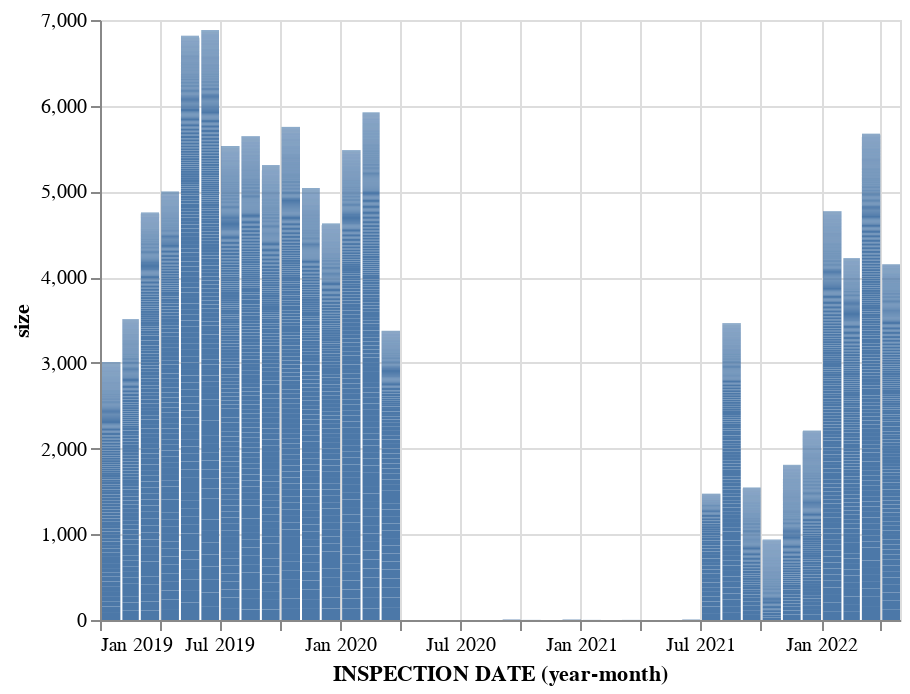

The notebook cell this image was saved under:
### Code cell
alt.Chart(rests_by_date).mark_bar().encode(
    x ="yearmonth(INSPECTION DATE)",
    y="size",
    # facet="BORO",
)

### Figure 1 — Vega-Lite specification as saved in the notebook (floating-point values rounded to 4 significant figures; data arrays with more than 128 entries replaced by an {"elided": "..."} marker saying what was removed)
{"config": {"view": {"continuousWidth": 400, "continuousHeight": 300}}, "data": {"name": "data-02353728cfa50b2868a4fc46eee318cc"}, "mark": "bar", "encoding": {"x": {"field": "INSPECTION DATE", "timeUnit": "yearmonth", "type": "temporal"}, "y": {"field": "size", "type": "quantitative"}}, "$schema": "https://vega.github.io/schema/vega-lite/v4.17.0.json", "datasets": {"data-02353728cfa50b2868a4fc46eee318cc": {"elided": "5861 records"}}}
